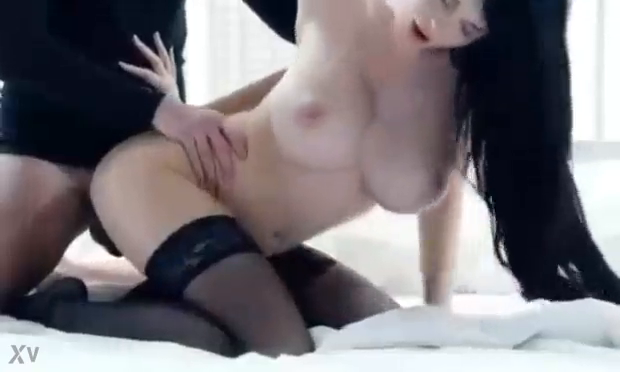
#> input picture frame 29 of input_test_Data.mp4, 620 x 372 px
$ python test.py
#> lines starting #> are read from the running program, lines starting #| are printed output that depends on the picture; after the words box and inside, x2 and y2 are one past the last pixel; in counts of white or black regions, pixels touching at a corner belong together
import cv2
import numpy as np
import os
from nudenet import NudeDetector
def simple_process_video(input_path):
#> called with input_path = './input_test_Data.mp4'
    cap = cv2.VideoCapture(input_path)
    if not cap.isOpened():
        print("Error opening video file")
        return

    fps = int(cap.get(cv2.CAP_PROP_FPS))
    width = int(cap.get(cv2.CAP_PROP_FRAME_WIDTH))
    height = int(cap.get(cv2.CAP_PROP_FRAME_HEIGHT))
    total_frames = int(cap.get(cv2.CAP_PROP_FRAME_COUNT))

    fourcc = cv2.VideoWriter_fourcc(*'mp4v')
    out_path = os.path.join(os.path.dirname(input_path), 'simple_processed_' + os.path.basename(input_path))
    out = cv2.VideoWriter(out_path, fourcc, fps, (width, height))
    NudeDetector.censor('e65d247c162fee1753a60dc25d155ea4.17.jpg')
#> (this line was passed over: nudenet is not available in this run)
    frame_count = 0
    while True:
        ret, frame = cap.read()
#> frame is the input picture: shape (372, 620, 3); mean B, G, R 121.2, 116, 120.3
        if not ret:
            break

        # Simple processing: add frame number to the image
        cv2.putText(frame, f"Frame: {frame_count}", (10, 30), cv2.FONT_HERSHEY_SIMPLEX, 1, (0, 255, 0), 2)
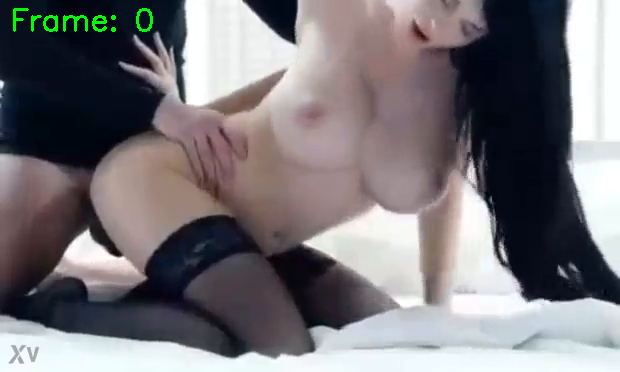
#> frame: shape (372, 620, 3); 0.38% of pixels changed, all inside (x1, y1, x2, y2) = (13, 8, 153, 32)
        frame = NudeDetector().censor(frame)
        out.write(frame)
        frame_count += 1

        if frame_count % 100 == 0:
            print(f"Processed {frame_count}/{total_frames} frames")

    cap.release()
    out.release()
    print(f"Video processing complete. Output saved to: {out_path}")

# Usage
input_video_path = "./input_test_Data.mp4"
simple_process_video(input_video_path)
#> (the call stopped at in simple_process_video, `frame = NudeDetector().censor(frame)`: nudenet is not available in this run)

$ run again, starting later in the video
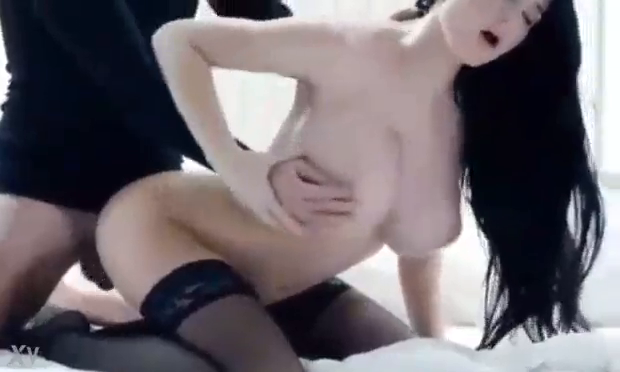
#> input picture frame 133 of input_test_Data.mp4, 620 x 372 px
#> in simple_process_video, frame is the input picture: shape (372, 620, 3); mean B, G, R 108.9, 103.1, 109.9
#> in simple_process_video, `cv2.putText(frame, f"Frame: {frame_count}", (10, 30), cv2.FONT_HERSHEY..`:
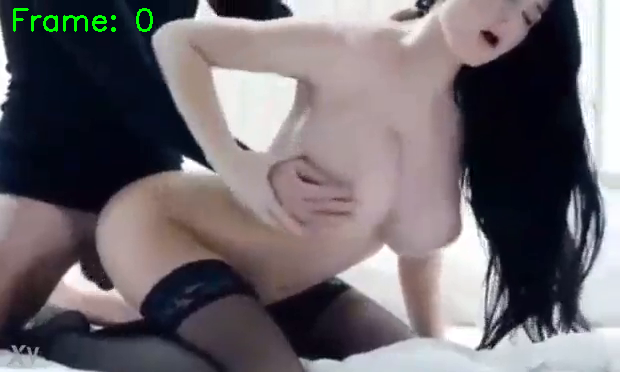
#> frame: shape (372, 620, 3); 0.38% of pixels changed, all inside (x1, y1, x2, y2) = (13, 8, 153, 32)

$ run again, starting later in the video
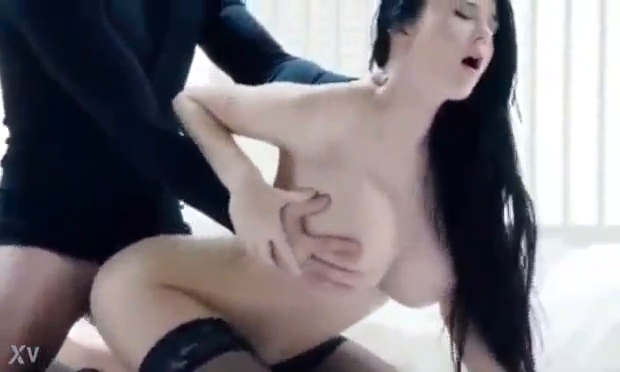
#> input picture frame 237 of input_test_Data.mp4, 620 x 372 px
#> in simple_process_video, frame is the input picture: shape (372, 620, 3); mean B, G, R 121.8, 116.2, 121.1
#> in simple_process_video, `cv2.putText(frame, f"Frame: {frame_count}", (10, 30), cv2.FONT_HERSHEY..`:
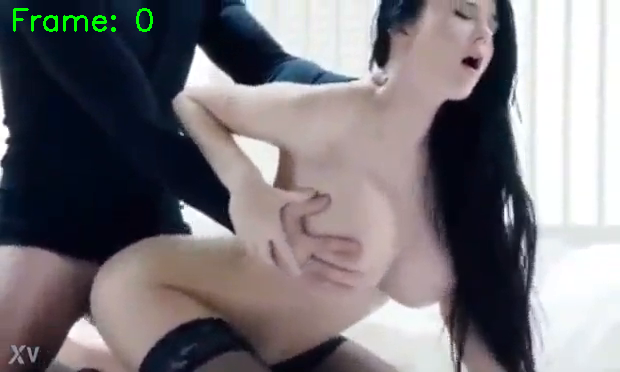
#> frame: shape (372, 620, 3); 0.38% of pixels changed, all inside (x1, y1, x2, y2) = (13, 8, 153, 32)
